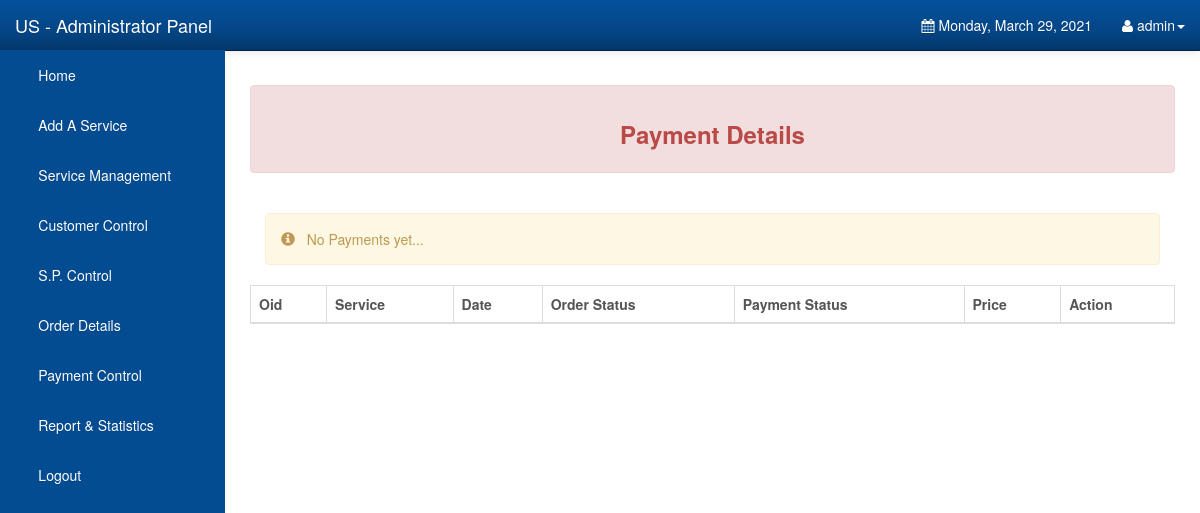
/Admin/payment.php (signed in), run on an earlier commit of the app's database.
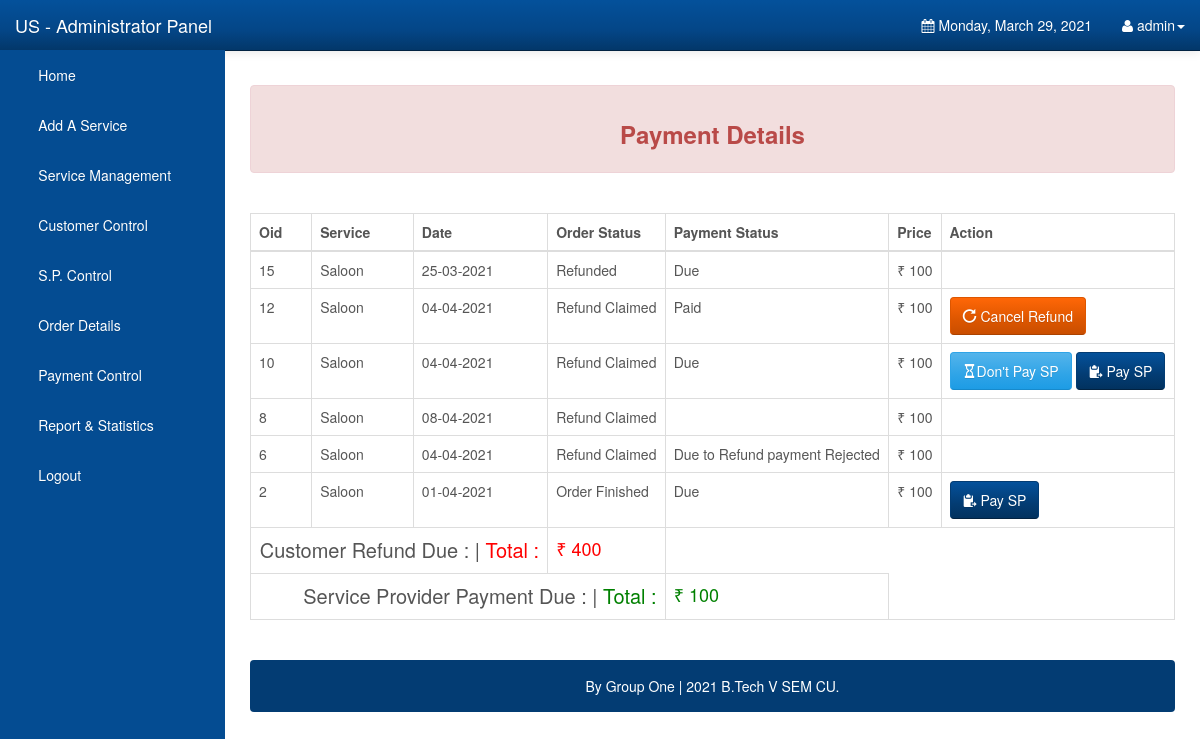
And on a later commit of the database.
### tables this page shows
CREATE TABLE `orderdetails` (
  `order_id` int(10) UNSIGNED NOT NULL,
  `order_name` varchar(50) NOT NULL,
  `c_email` varchar(50) NOT NULL DEFAULT '0',
  `sp_email` varchar(50) NOT NULL DEFAULT '',
  `order_add` varchar(255) NOT NULL DEFAULT '',
  `order_price` double NOT NULL DEFAULT '0',
  `order_status` varchar(45) NOT NULL DEFAULT '',
  `order_date` date NOT NULL DEFAULT '0000-00-00',
  `payment_status` varchar(50) DEFAULT NULL
);

### Admin/payment.php (the view, shortened to what this page needs)
<?php
include "nav.php";
?>
<div id="page-wrapper">
	<div class="alert alert-danger">
		<center>
			<h3><strong>Payment Details</strong> </h3>
		</center>
	</div>
	<br />
	<div class="table-responsive">
		<table class="display table table-bordered" id="example" cellspacing="0" width="100%">
              <thead>
                <tr><th>Oid</th>
					<th>Service</th>
                    <th>Date</th>
					<th>Order Status</th>
                    <th>Payment Status</th>
                    <th>Price</th>
                    <th>Action</th>
                </tr>
              </thead>
              <tbody>
							<?php
							include("config.php");
							$stmt = $DB_con->prepare("SELECT * FROM orderdetails where payment_status='Due' or order_status='Refund Claimed' order by order_id desc");
							$stmt->execute();
							if($stmt->rowCount() > 0)
							{
								while($row=$stmt->fetch(PDO::FETCH_ASSOC))
								{
															extract($row);
															?>
										<tr>
										<td><?php echo $order_id; ?></td>
										<td><?php echo $order_name; ?></td>
										<td><?php $newDate = date("d-m-Y", strtotime($order_date));  echo $newDate; ?> </td>
										<td><?php echo $order_status; ?></td>
										<td><?php echo $payment_status; ?></td>
										<td>&#8377; <?php echo $order_price; ?> </td>
										<td>
											<?php if( $order_status=='Order Finished' and $payment_status=='Due' ){
														?> <a class="btn btn-info" href="?payment_id=<?php echo $row['order_id']; ?>" title="click for pay" onclick="return confirm('Are you sure to pay this service provider?')">
														<span class='glyphicon glyphicon-paste'></span>	Pay SP</a>
														<?php }
													?>
													<?php
													if ( $order_status=='Refund Claimed' and $payment_status=='Due') {
														?>
														<a class="btn btn-primary" href="?settle_id=<?php echo $row['order_id']; ?>" title="click for unsettle order" onclick="return confirm('Are you sure to not pay this service provider?')">
														<span class='glyphicon glyphicon-hourglass'></span>Don't Pay SP</a>
														<a class="btn btn-info" href="?payment_id=<?php echo $row['order_id']; ?>" title="click for pay" onclick="return confirm('Are you sure to pay this service provider?')">
														<span class='glyphicon glyphicon-paste'></span>	Pay SP</a>
														<?php }
													elseif ( $order_status=='Refund Claimed' and $payment_status=='Paid')
													{?>
													<a class="btn btn-warning" href="payment.php?settle1_id=<?php echo $row['order_id']; ?>" title="click for refund" onclick="return confirm('Are you sure to cancel refund the customer ?')"><span class='glyphicon glyphicon-repeat'>
													</span> Cancel Refund</a>
													<?php
									} ?>
                  						</td>
               						 	</tr>
             					 		<?php
								} ?>
		<?php
		include("config.php");
		 $stmt_t = $DB_con->prepare("SELECT sum(order_price) as totalx from orderdetails where order_status='Refund Claimed'");
		$stmt_t->execute(array(':order_id'=>$order_id));
		$edit_row = $stmt_t->fetch(PDO::FETCH_ASSOC);
		extract($edit_row);
		echo "<tr>";
		echo "<td colspan='3' align='right' style='font-size:20px;'> Customer Refund Due : | <span style='color:red'>Total : </span>";
		echo "</td>";
		echo "<td style='font-size:18px;'><span style='color:red;'>&#8377; ".$totalx."</span>";
		echo "</td>";
		echo "</tr>";
?><?php
		include("config.php");
		 $stmt_e = $DB_con->prepare("SELECT sum(order_price) as totalx from orderdetails where order_status='Order Finished' and payment_status='Due'");
		$stmt_e->execute(array(':order_id'=>$order_id));
		$edit_ro = $stmt_e->fetch(PDO::FETCH_ASSOC);
		extract($edit_ro);
		echo "<tr>";
		echo "<td colspan='4' align='right' style='font-size:20px;'> Service Provider Payment Due : | <span style='color:green'>Total : </span>";
		echo "</td>";
		echo "<td style='font-size:18px;'><span style='color:Green;'>&#8377; ".$totalx."</span>";
		echo "</td>";
		echo "</tr>";
		echo "</tbody>";
		echo "</table>";
		echo "</div>";
		echo "<br />";
		echo '<div class="alert alert-default" style="background-color:#033c73;">
                       <p style="color:white;text-align:center;">
                       By Group One |  2021 B.Tech V SEM CU.
						</p>
                    </div>
	</div>';
		echo "</div>";
	}
	else
	{
		?>
        <div class="col-xs-12">
        	<div class="alert alert-warning">
            	<span class="glyphicon glyphicon-info-sign"></span> &nbsp; No Payments yet...
            </div>
        </div>
        <?php
	}
?>
	</div>
	</div>
	<br />
	<br />
        </div>
</body>
</html>

### Admin/nav.php (shortened to what this page needs)
<!DOCTYPE html>
<html lang="en">
<head>
    <link rel="stylesheet" type="text/css" href="bootstrap/css/bootstrap.min.css" />
    <link rel="stylesheet" type="text/css" href="font-awesome/css/font-awesome.min.css" />
    <link rel="stylesheet" type="text/css" href="css/local.css" />
</head>
<body>
    <div id="wrapper">
        <nav class="navbar navbar-inverse navbar-fixed-top" role="navigation">
            <div class="navbar-header">
                <a class="navbar-brand" href="index.php">US - Administrator Panel</a>
            </div>
            <div class="collapse navbar-collapse navbar-ex1-collapse">
                <ul class="nav navbar-nav side-nav">
                    <li><a href="index.php"> &nbsp; &nbsp; &nbsp; Home</a></li>
					<li><a data-toggle="modal" data-target="#uploadModal"> &nbsp; &nbsp; &nbsp; Add A Service</a></li>
					<li><a href="items.php"> &nbsp; &nbsp; &nbsp; Service Management</a></li>
					<li ><a href="customers.php"> &nbsp; &nbsp; &nbsp; Customer Control</a></li>
					<li><a href="sp.php"> &nbsp; &nbsp; &nbsp; S.P. Control</a></li>
                    <li ><a href="orderdetails.php"> &nbsp; &nbsp; &nbsp; Order Details</a></li>
                    <li><a href="payment.php"> &nbsp; &nbsp; &nbsp; Payment Control</a></li>
                    <li ><a href="chart.php"> &nbsp; &nbsp; &nbsp; Report & Statistics</a></li>
					<li><a href="logout.php"> &nbsp; &nbsp; &nbsp; Logout</a></li>
                </ul>
                <ul class="nav navbar-nav navbar-right navbar-user">
                    <li class="dropdown messages-dropdown">
                        <a href="#"><i class="fa fa-calendar"></i>  <?php
                            $Today=date('y:m:d');
                            $new=date('l, F d, Y',strtotime($Today));
                            echo $new; ?></a>
                    </li>
                     <li class="dropdown user-dropdown">
                        <a href="#" class="dropdown-toggle" data-toggle="dropdown"><i class="fa fa-user"></i> <?php   extract($_SESSION); echo $admin_username; ?><b class="caret"></b></a>
                    </li>
                </ul>
            </div>
        </nav>

What changed in the data, as far as the page shows it:
added orderdetails: order_id "15", order_name "Saloon", order_date "25-03-2021", order_status "Refunded", payment_status "Due", order_price "100"
added orderdetails: order_id "12", order_name "Saloon", order_date "04-04-2021", order_status "Refund Claimed", payment_status "Paid", order_price "100"
added orderdetails: order_id "10", order_name "Saloon", order_date "04-04-2021", order_status "Refund Claimed", payment_status "Due", order_price "100"
added orderdetails: order_id "8", order_name "Saloon", order_date "08-04-2021", order_status "Refund Claimed", order_price "100"
added orderdetails: order_id "6", order_name "Saloon", order_date "04-04-2021", order_status "Refund Claimed", payment_status "Due to Refund payment Rejected", order_price "100"
added orderdetails: order_id "2", order_name "Saloon", order_date "01-04-2021", order_status "Order Finished", payment_status "Due", order_price "100"
Also different on the page:
$totalx: (not shown) → "400"
$totalx: (not shown) → "100"
text no longer shown: "No Payments yet..."
text now shown: "Customer Refund Due : | Total : ₹ Service Provider Payment Due : | Total : ₹ By Group One | 2021 B.Tech V SEM CU."
